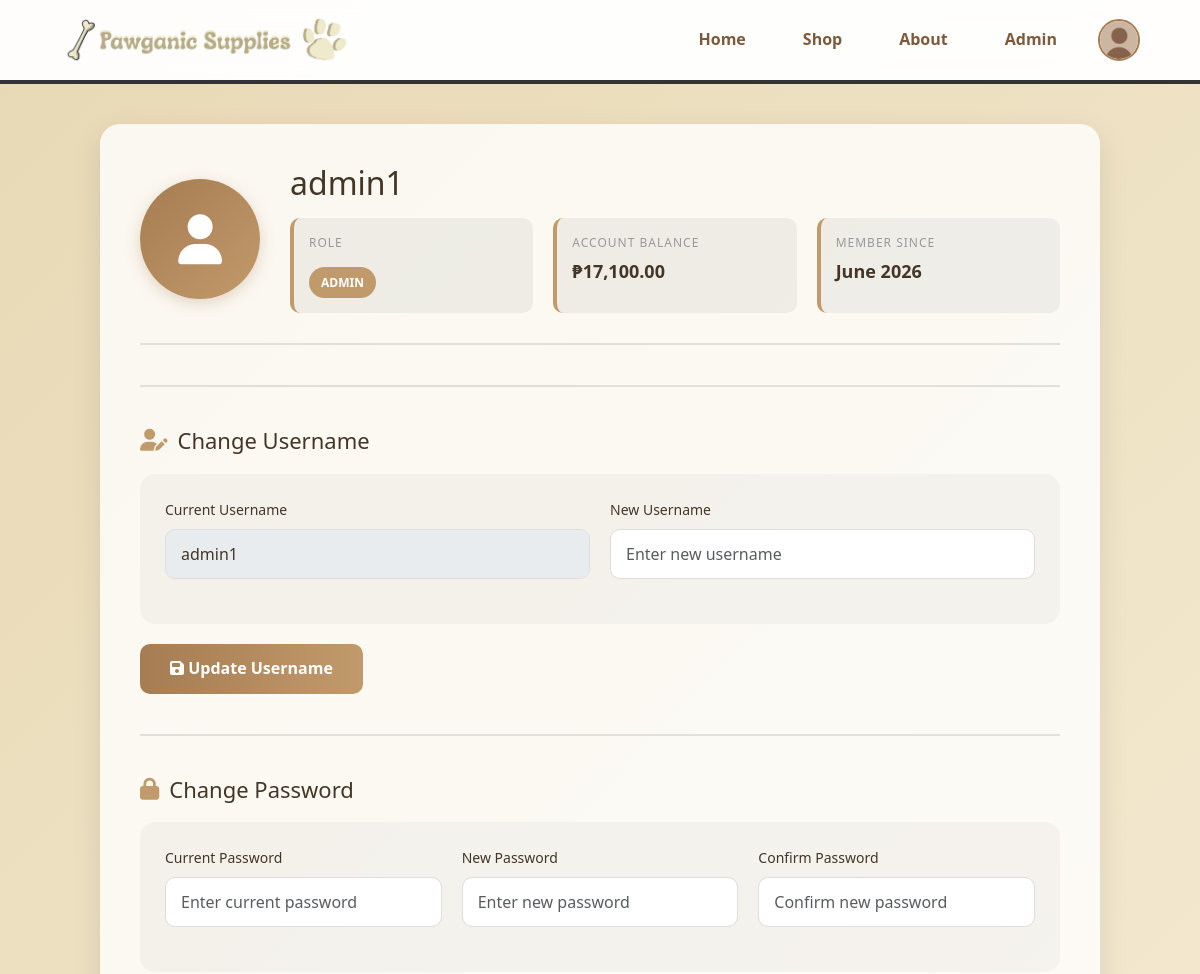
Page /profile.php (signed in, upper part) on the earlier database version.
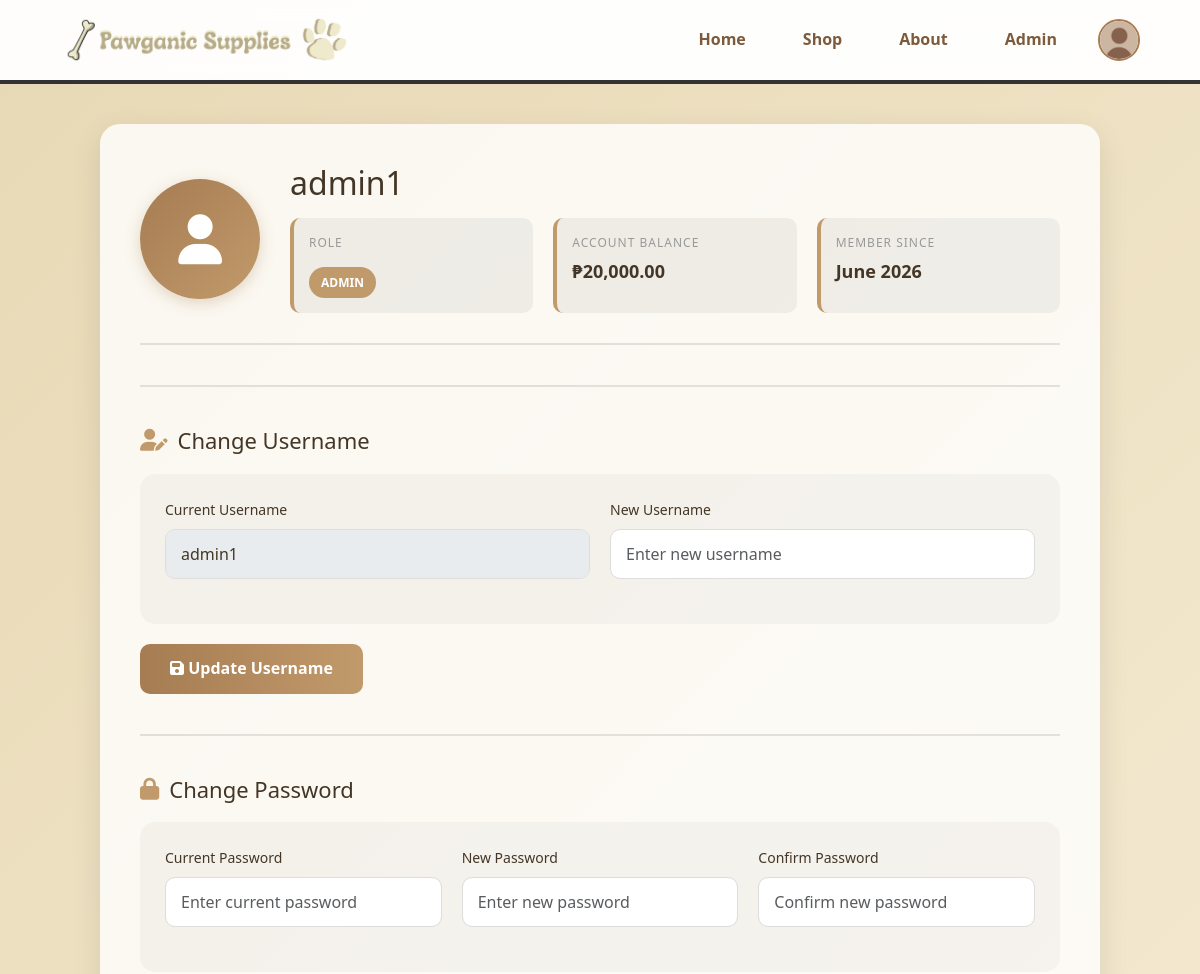
Same page on the later database version.
### tables this page shows
CREATE TABLE `users` (
  `id` int(11) NOT NULL,
  `username` varchar(255) NOT NULL,
  `password` varchar(255) NOT NULL,
  `role` enum('admin','user') NOT NULL,
  `balance` decimal(10,2) NOT NULL DEFAULT 20000.00
);

### profile.php (the view, shortened to what this page needs)
<?php
include 'db.php';
$user_id = $_SESSION['user_id'];
$stmt = $conn->prepare("SELECT username, role, balance FROM users WHERE id = ?");
$stmt->bind_param("i", $user_id);
$stmt->execute();
$stmt->bind_result($username, $role, $balance);
?>
<!DOCTYPE html>
<html lang="en">
<head>
  <link rel="stylesheet" href="https://cdnjs.cloudflare.com/ajax/libs/font-awesome/6.4.0/css/all.min.css">
  <link href="https://cdn.jsdelivr.net/npm/bootstrap@5.3.0/dist/css/bootstrap.min.css" rel="stylesheet">
</head>
<body>
  <div class="position-fixed p-3" style="top: 0; right: 0; z-index: 11;">
  </div>
  <div class="navbar">
    <div class="logo">
      <a href="main.php" style="text-decoration: none;">
        <img src="images/Pawagnic Supplies logo.png" alt="Pawganic Logo" class="logo-img">
      </a>
    </div>
    <div class="nav-links">
      <a href="main.php">Home</a>
      <a href="shop.php">Shop</a>
      <a href="about.php">About</a>
      <?php
        if (isset($_SESSION['user_id'])) {
          if (isset($_SESSION['role']) && $_SESSION['role'] === 'admin') {
            echo '<a href="admin.php">Admin</a>';
          }
          $nav_username = $_SESSION['username'] ?? $username;
          $nav_role = $_SESSION['role'] ?? $role;
          $nav_balance = $_SESSION['balance'] ?? $balance;
          echo '
          <div class="profile-dropdown">
            <img src="images/profile.jpg" alt="Profile" class="profile-pic">
            <div class="dropdown-content">
              <div class="dropdown-profile-info">
                <div class="dropdown-profile-name">' . htmlspecialchars($nav_username) . '</div>
                <div class="dropdown-profile-role">' . htmlspecialchars($nav_role) . '</div>
                <div class="dropdown-profile-balance">₱' . number_format($nav_balance, 2) . '</div>
              </div>
              <a href="profile.php"><i class="fas fa-user"></i>Profile</a>
              <a href="purchase_history.php"><i class="fas fa-history"></i>Purchase History</a>
              <a href="logout.php"><i class="fas fa-sign-out-alt"></i>Logout</a>
            </div>
          </div>';
        } else {
          echo '<a href="login.php" class="login-link"><i class="fas fa-sign-in-alt"></i> Login</a>';
        }
      ?>
    </div>
  </div>
  <div class="profile-container">
    <div class="profile-header">
      <div class="profile-avatar">
        <i class="fas fa-user"></i>
      </div>
      <div class="profile-info">
        <h1><?php echo htmlspecialchars($username); ?></h1>
        <div class="profile-details">
          <div class="detail-item">
            <div class="detail-label">Role</div>
            <div class="detail-value">
              <span class="badge-role"><?php echo htmlspecialchars($role); ?></span>
            </div>
          </div>
          <div class="detail-item">
            <div class="detail-label">Account Balance</div>
            <div class="detail-value">₱<?php echo number_format($balance, 2); ?></div>
          </div>
          <div class="detail-item">
            <div class="detail-label">Member Since</div>
            <div class="detail-value">June 2026</div>
          </div>
        </div>
      </div>
    </div>
    <div class="divider"></div>
    <div class="edit-section">
      <h2><i class="fas fa-user-edit"></i> Change Username</h2>
      <form method="POST" id="usernameForm">
        <div class="edit-form-row">
          <div class="form-group">
            <label for="current_username">Current Username</label>
            <input type="text" class="form-control" id="current_username" value="<?php echo htmlspecialchars($username); ?>" disabled>
          </div>
          <div class="form-group">
            <label for="new_username">New Username</label>
            <input type="text" class="form-control" id="new_username" name="new_username" placeholder="Enter new username" required>
          </div>
        </div>
        <button type="submit" class="btn-update">
          <i class="fas fa-save"></i> Update Username
        </button>
      </form>
    </div>
    <div class="divider"></div>
    <div class="edit-section">
      <h2><i class="fas fa-lock"></i> Change Password</h2>
      <form method="POST" id="passwordForm">
        <div class="edit-form-row">
          <div class="form-group">
            <label for="current_password">Current Password</label>
            <input type="password" class="form-control" id="current_password" name="current_password" placeholder="Enter current password" required>
          </div>
          <div class="form-group">
            <label for="new_password">New Password</label>
            <input type="password" class="form-control" id="new_password" name="new_password" placeholder="Enter new password" required>
          </div>
          <div class="form-group">
            <label for="confirm_password">Confirm Password</label>
            <input type="password" class="form-control" id="confirm_password" name="confirm_password" placeholder="Confirm new password" required>
          </div>
        </div>
      </form>
    </div>
  </div>
</body>
</html>

Differences in the rows shown:
changed users "admin1": balance "17,100.00" → "20,000.00"
